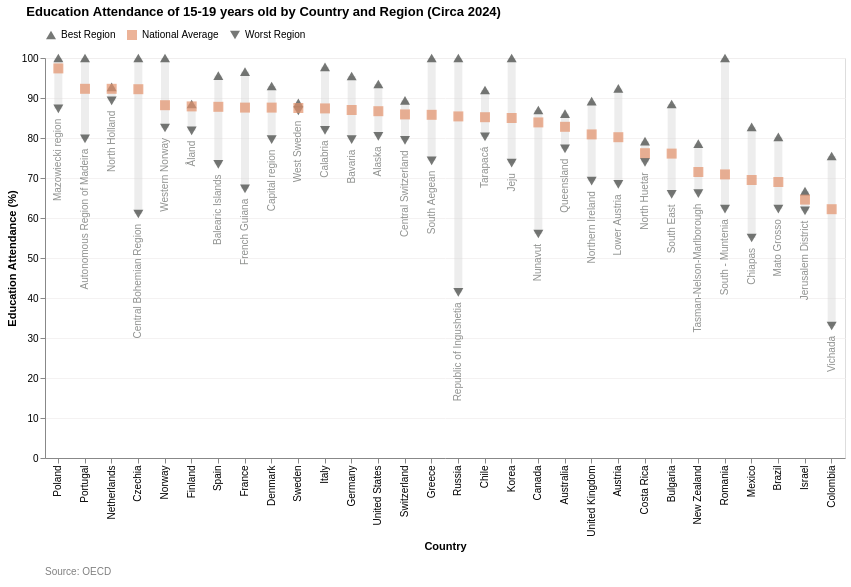

The notebook cell this image was saved under:
### Code cell
chart_enrollment = create_regional_variation_chart_no_norm(
    all_points_data, 
    country_order, 
    average_color=PRESETS['education-attendance']['color'], 
    chart_title="Education Attendance of 15-19 years old by Country and Region (Circa 2024)", 
    scale_domain=[0,100],
    y_title="Education Attendance (%)")
chart_enrollment.save("C:\\Users\\lopez\\github\\capp30239\\static_visualization_project\\graphs\\shape_education_regional_attendance_variation.svg")
chart_enrollment

### Figure 1 — Vega-Lite specification as saved in the notebook (floating-point values rounded to 4 significant figures)
{"config": {"view": {"continuousWidth": 300, "continuousHeight": 300}}, "vconcat": [{"layer": [{"data": {"name": "data-39a3755cd30564d9c4b5b09fce6ae65b"}, "mark": {"type": "rule", "opacity": 0.4, "stroke": "lightgray", "strokeWidth": 8}, "encoding": {"tooltip": [{"field": "Country", "title": "Country", "type": "nominal"}, {"aggregate": "min", "field": "Value", "title": "Worst Region Deviation", "type": "quantitative"}, {"aggregate": "max", "field": "Value", "title": "Best Region Deviation", "type": "quantitative"}], "x": {"axis": {"gridColor": "#f3f1f1e1"}, "field": "Country", "sort": ["Poland", "Portugal", "Netherlands", "Czechia", "Japan", "Norway", "Finland", "Spain", "France", "Denmark", "Sweden", "Italy", "Germany", "United States", "Switzerland", "Greece", "Russia", "Chile", "Korea", "Hungary", "Canada", "Australia", "United Kingdom", "Austria", "Costa Rica", "Bulgaria", "Türkiye", "New Zealand", "Romania", "Mexico", "Brazil", "Israel", "Colombia"], "title": "Country", "type": "nominal"}, "y": {"aggregate": "min", "axis": {"gridColor": "#f3f1f1e1"}, "field": "Value", "scale": {"domain": [0, 100]}, "type": "quantitative"}, "y2": {"aggregate": "max", "field": "Value"}}}, {"layer": [{"data": {"name": "data-c8cd08d118687cab1ff351af291c6561"}, "mark": {"type": "point", "filled": true, "size": 100}, "encoding": {"color": {"field": "Type", "legend": {"orient": "top"}, "scale": {"domain": ["Best Region", "National Average", "Worst Region"], "range": ["#3C3F3C", "#E4936D", "#3C3F3C"]}, "title": "", "type": "nominal"}, "shape": {"field": "Type", "legend": {"orient": "top"}, "scale": {"domain": ["Best Region", "National Average", "Worst Region"], "range": ["triangle-up", "square", "triangle-down"]}, "title": "", "type": "nominal"}, "tooltip": [{"field": "Country", "type": "nominal"}, {"field": "Type", "type": "nominal"}, {"field": "Value", "type": "quantitative"}, {"field": "WorstRegionName", "title": "Worst Region Name", "type": "nominal"}], "x": {"axis": {"gridColor": "#f3f1f1e1"}, "field": "Country", "sort": ["Poland", "Portugal", "Netherlands", "Czechia", "Japan", "Norway", "Finland", "Spain", "France", "Denmark", "Sweden", "Italy", "Germany", "United States", "Switzerland", "Greece", "Russia", "Chile", "Korea", "Hungary", "Canada", "Australia", "United Kingdom", "Austria", "Costa Rica", "Bulgaria", "Türkiye", "New Zealand", "Romania", "Mexico", "Brazil", "Israel", "Colombia"], "title": "Country", "type": "nominal"}, "y": {"field": "Value", "scale": {"domain": [0, 100]}, "title": "Education Attendance (%)", "type": "quantitative"}}}, {"data": {"name": "data-b4db9fc85c2ec626ae0f096e78708bc9"}, "mark": {"type": "text", "align": "right", "angle": 270, "color": "#3C3F3C91", "dx": -10, "dy": 0, "fontSize": 10}, "encoding": {"text": {"field": "WorstRegionName", "type": "nominal"}, "x": {"field": "Country", "sort": ["Poland", "Portugal", "Netherlands", "Czechia", "Japan", "Norway", "Finland", "Spain", "France", "Denmark", "Sweden", "Italy", "Germany", "United States", "Switzerland", "Greece", "Russia", "Chile", "Korea", "Hungary", "Canada", "Australia", "United Kingdom", "Austria", "Costa Rica", "Bulgaria", "Türkiye", "New Zealand", "Romania", "Mexico", "Brazil", "Israel", "Colombia"], "type": "nominal"}, "y": {"field": "Value", "type": "quantitative"}}}]}], "height": 400, "resolve": {"legend": {"color": "independent", "shape": "independent"}}, "title": {"text": "Education Attendance of 15-19 years old by Country and Region (Circa 2024)", "anchor": "start", "dx": 20, "offset": 10}, "width": 800}, {"data": {"name": "data-9de9b8125eee1bea1cb32d6ced1e9279"}, "mark": {"type": "text", "align": "left", "color": "gray", "dx": -400, "fontSize": 10}, "encoding": {"text": {"field": "source", "type": "nominal"}}, "height": 20, "width": 800}], "resolve": {"scale": {"color": "independent", "shape": "independent"}}, "spacing": 10, "$schema": "https://vega.github.io/schema/vega-lite/v5.20.1.json", "datasets": {"data-39a3755cd30564d9c4b5b09fce6ae65b": [{"Country": "Australia", "Value": 77.3, "Region name": "Queensland", "Type": "Worst Region", "Reference area": NaN, "WorstRegionName": "Queensland"}, {"Country": "Austria", "Value": 68.4, "Region name": "Lower Austria", "Type": "Worst Region", "Reference area": NaN, "WorstRegionName": "Lower Austria"}, {"Country": "Bulgaria", "Value": 65.9, "Region name": "South East", "Type": "Worst Region", "Reference area": NaN, "WorstRegionName": "South East"}, {"Country": "Brazil", "Value": 62.2, "Region name": "Mato Grosso", "Type": "Worst Region", "Reference area": NaN, "WorstRegionName": "Mato Grosso"}, {"Country": "Canada", "Value": 56.0, "Region name": "Nunavut", "Type": "Worst Region", "Reference area": NaN, "WorstRegionName": "Nunavut"}, {"Country": "Switzerland", "Value": 79.4, "Region name": "Central Switzerland", "Type": "Worst Region", "Reference area": NaN, "WorstRegionName": "Central Switzerland"}, {"Country": "Chile", "Value": 80.3, "Region name": "Tarapacá", "Type": "Worst Region", "Reference area": NaN, "WorstRegionName": "Tarapacá"}, {"Country": "Colombia", "Value": 33.0, "Region name": "Vichada", "Type": "Worst Region", "Reference area": NaN, "WorstRegionName": "Vichada"}, {"Country": "Costa Rica", "Value": 73.9, "Region name": "North Huetar", "Type": "Worst Region", "Reference area": NaN, "WorstRegionName": "North Huetar"}, {"Country": "Czechia", "Value": 61.0, "Region name": "Central Bohemian Region", "Type": "Worst Region", "Reference area": NaN, "WorstRegionName": "Central Bohemian Region"}, {"Country": "Germany", "Value": 79.6, "Region name": "Bavaria", "Type": "Worst Region", "Reference area": NaN, "WorstRegionName": "Bavaria"}, {"Country": "Denmark", "Value": 79.6, "Region name": "Capital region", "Type": "Worst Region", "Reference area": NaN, "WorstRegionName": "Capital region"}, {"Country": "Spain", "Value": 73.4, "Region name": "Balearic Islands", "Type": "Worst Region", "Reference area": NaN, "WorstRegionName": "Balearic Islands"}, {"Country": "Finland", "Value": 81.8, "Region name": "Åland", "Type": "Worst Region", "Reference area": NaN, "WorstRegionName": "Åland"}, {"Country": "France", "Value": 67.3, "Region name": "French Guiana", "Type": "Worst Region", "Reference area": NaN, "WorstRegionName": "French Guiana"}, {"Country": "United Kingdom", "Value": 69.2, "Region name": "Northern Ireland", "Type": "Worst Region", "Reference area": NaN, "WorstRegionName": "Northern Ireland"}, {"Country": "Greece", "Value": 74.3, "Region name": "South Aegean", "Type": "Worst Region", "Reference area": NaN, "WorstRegionName": "South Aegean"}, {"Country": "Israel", "Value": 61.8, "Region name": "Jerusalem District", "Type": "Worst Region", "Reference area": NaN, "WorstRegionName": "Jerusalem District"}, {"Country": "Italy", "Value": 81.9, "Region name": "Calabria", "Type": "Worst Region", "Reference area": NaN, "WorstRegionName": "Calabria"}, {"Country": "Korea", "Value": 73.7, "Region name": "Jeju", "Type": "Worst Region", "Reference area": NaN, "WorstRegionName": "Jeju"}, {"Country": "Mexico", "Value": 55.0, "Region name": "Chiapas", "Type": "Worst Region", "Reference area": NaN, "WorstRegionName": "Chiapas"}, {"Country": "Netherlands", "Value": 89.3, "Region name": "North Holland", "Type": "Worst Region", "Reference area": NaN, "WorstRegionName": "North Holland"}, {"Country": "Norway", "Value": 82.5, "Region name": "Western Norway", "Type": "Worst Region", "Reference area": NaN, "WorstRegionName": "Western Norway"}, {"Country": "New Zealand", "Value": 66.1, "Region name": "Tasman-Nelson-Marlborough", "Type": "Worst Region", "Reference area": NaN, "WorstRegionName": "Tasman-Nelson-Marlborough"}, {"Country": "Poland", "Value": 87.3, "Region name": "Mazowiecki region", "Type": "Worst Region", "Reference area": NaN, "WorstRegionName": "Mazowiecki region"}, {"Country": "Portugal", "Value": 79.8, "Region name": "Autonomous Region of Madeira", "Type": "Worst Region", "Reference area": NaN, "WorstRegionName": "Autonomous Region of Madeira"}, {"Country": "Romania", "Value": 62.2, "Region name": "South - Muntenia", "Type": "Worst Region", "Reference area": NaN, "WorstRegionName": "South - Muntenia"}, {"Country": "Russia", "Value": 41.4, "Region name": "Republic of Ingushetia", "Type": "Worst Region", "Reference area": NaN, "WorstRegionName": "Republic of Ingushetia"}, {"Country": "Sweden", "Value": 86.8, "Region name": "West Sweden", "Type": "Worst Region", "Reference area": NaN, "WorstRegionName": "West Sweden"}, {"Country": "United States", "Value": 80.4, "Region name": "Alaska", "Type": "Worst Region", "Reference area": NaN, "WorstRegionName": "Alaska"}, {"Country": "Australia", "Value": 86.1, "Region name": "Victoria", "Type": "Best Region", "Reference area": NaN, "WorstRegionName": "None"}, {"Country": "Austria", "Value": 92.4, "Region name": "Salzburg", "Type": "Best Region", "Reference area": NaN, "WorstRegionName": "None"}, {"Country": "Bulgaria", "Value": 88.5, "Region name": "South West", "Type": "Best Region", "Reference area": NaN, "WorstRegionName": "None"}, {"Country": "Brazil", "Value": 80.3, "Region name": "Distrito Federal", "Type": "Best Region", "Reference area": NaN, "WorstRegionName": "None"}, {"Country": "Canada", "Value": 87.0, "Region name": "Ontario", "Type": "Best Region", "Reference area": NaN, "WorstRegionName": "None"}, {"Country": "Switzerland", "Value": 89.4, "Region name": "Zurich", "Type": "Best Region", "Reference area": NaN, "WorstRegionName": "None"}, {"Country": "Chile", "Value": 92.0, "Region name": "Los Ríos", "Type": "Best Region", "Reference area": NaN, "WorstRegionName": "None"}, {"Country": "Colombia", "Value": 75.5, "Region name": "Bogotá Capital District", "Type": "Best Region", "Reference area": NaN, "WorstRegionName": "None"}, {"Country": "Costa Rica", "Value": 79.2, "Region name": "Brunca", "Type": "Best Region", "Reference area": NaN, "WorstRegionName": "None"}, {"Country": "Czechia", "Value": 100.0, "Region name": "Prague", "Type": "Best Region", "Reference area": NaN, "WorstRegionName": "None"}, {"Country": "Germany", "Value": 95.5, "Region name": "Bremen", "Type": "Best Region", "Reference area": NaN, "WorstRegionName": "None"}, {"Country": "Denmark", "Value": 93.0, "Region name": "Southern Denmark", "Type": "Best Region", "Reference area": NaN, "WorstRegionName": "None"}, {"Country": "Spain", "Value": 95.6, "Region name": "Navarra", "Type": "Best Region", "Reference area": NaN, "WorstRegionName": "None"}, {"Country": "Finland", "Value": 88.5, "Region name": "Western Finland", "Type": "Best Region", "Reference area": NaN, "WorstRegionName": "None"}, {"Country": "France", "Value": 96.6, "Region name": "Guadeloupe", "Type": "Best Region", "Reference area": NaN, "WorstRegionName": "None"}, {"Country": "United Kingdom", "Value": 89.2, "Region name": "Scotland", "Type": "Best Region", "Reference area": NaN, "WorstRegionName": "None"}, {"Country": "Greece", "Value": 100.0, "Region name": "Epirus", "Type": "Best Region", "Reference area": NaN, "WorstRegionName": "None"}, {"Country": "Israel", "Value": 66.7, "Region name": "Tel Aviv District", "Type": "Best Region", "Reference area": NaN, "WorstRegionName": "None"}, {"Country": "Italy", "Value": 97.8, "Region name": "Autonomous prov. Bolzano", "Type": "Best Region", "Reference area": NaN, "WorstRegionName": "None"}, {"Country": "Korea", "Value": 100.0, "Region name": "Chungcheong Region", "Type": "Best Region", "Reference area": NaN, "WorstRegionName": "None"}, {"Country": "Mexico", "Value": 82.8, "Region name": "Mexico City", "Type": "Best Region", "Reference area": NaN, "WorstRegionName": "None"}, {"Country": "Netherlands", "Value": 92.8, "Region name": "Overijssel", "Type": "Best Region", "Reference area": NaN, "WorstRegionName": "None"}, {"Country": "Norway", "Value": 100.0, "Region name": "Agder and Sør-Østlandet", "Type": "Best Region", "Reference area": NaN, "WorstRegionName": "None"}, {"Country": "New Zealand", "Value": 78.6, "Region name": "Auckland", "Type": "Best Region", "Reference area": NaN, "WorstRegionName": "None"}, {"Country": "Poland", "Value": 100.0, "Region name": "Lesser Poland", "Type": "Best Region", "Reference area": NaN, "WorstRegionName": "None"}, {"Country": "Portugal", "Value": 100.0, "Region name": "Metropolitan area of Lisbon", "Type": "Best Region", "Reference area": NaN, "WorstRegionName": "None"}, {"Country": "Romania", "Value": 100.0, "Region name": "Bucharest - Ilfov", "Type": "Best Region", "Reference area": NaN, "WorstRegionName": "None"}, {"Country": "Russia", "Value": 100.0, "Region name": "City of Moscow", "Type": "Best Region", "Reference area": NaN, "WorstRegionName": "None"}, {"Country": "Sweden", "Value": 88.8, "Region name": "North Middle Sweden", "Type": "Best Region", "Reference area": NaN, "WorstRegionName": "None"}, {"Country": "United States", "Value": 93.5, "Region name": "District of Columbia", "Type": "Best Region", "Reference area": NaN, "WorstRegionName": "None"}], "data-c8cd08d118687cab1ff351af291c6561": [{"Country": "Australia", "Value": 77.3, "Region name": "Queensland", "Type": "Worst Region", "Reference area": null, "WorstRegionName": "Queensland"}, {"Country": "Austria", "Value": 68.4, "Region name": "Lower Austria", "Type": "Worst Region", "Reference area": null, "WorstRegionName": "Lower Austria"}, {"Country": "Bulgaria", "Value": 65.9, "Region name": "South East", "Type": "Worst Region", "Reference area": null, "WorstRegionName": "South East"}, {"Country": "Brazil", "Value": 62.2, "Region name": "Mato Grosso", "Type": "Worst Region", "Reference area": null, "WorstRegionName": "Mato Grosso"}, {"Country": "Canada", "Value": 56.0, "Region name": "Nunavut", "Type": "Worst Region", "Reference area": null, "WorstRegionName": "Nunavut"}, {"Country": "Switzerland", "Value": 79.4, "Region name": "Central Switzerland", "Type": "Worst Region", "Reference area": null, "WorstRegionName": "Central Switzerland"}, {"Country": "Chile", "Value": 80.3, "Region name": "Tarapacá", "Type": "Worst Region", "Reference area": null, "WorstRegionName": "Tarapacá"}, {"Country": "Colombia", "Value": 33.0, "Region name": "Vichada", "Type": "Worst Region", "Reference area": null, "WorstRegionName": "Vichada"}, {"Country": "Costa Rica", "Value": 73.9, "Region name": "North Huetar", "Type": "Worst Region", "Reference area": null, "WorstRegionName": "North Huetar"}, {"Country": "Czechia", "Value": 61.0, "Region name": "Central Bohemian Region", "Type": "Worst Region", "Reference area": null, "WorstRegionName": "Central Bohemian Region"}, {"Country": "Germany", "Value": 79.6, "Region name": "Bavaria", "Type": "Worst Region", "Reference area": null, "WorstRegionName": "Bavaria"}, {"Country": "Denmark", "Value": 79.6, "Region name": "Capital region", "Type": "Worst Region", "Reference area": null, "WorstRegionName": "Capital region"}, {"Country": "Spain", "Value": 73.4, "Region name": "Balearic Islands", "Type": "Worst Region", "Reference area": null, "WorstRegionName": "Balearic Islands"}, {"Country": "Finland", "Value": 81.8, "Region name": "Åland", "Type": "Worst Region", "Reference area": null, "WorstRegionName": "Åland"}, {"Country": "France", "Value": 67.3, "Region name": "French Guiana", "Type": "Worst Region", "Reference area": null, "WorstRegionName": "French Guiana"}, {"Country": "United Kingdom", "Value": 69.2, "Region name": "Northern Ireland", "Type": "Worst Region", "Reference area": null, "WorstRegionName": "Northern Ireland"}, {"Country": "Greece", "Value": 74.3, "Region name": "South Aegean", "Type": "Worst Region", "Reference area": null, "WorstRegionName": "South Aegean"}, {"Country": "Israel", "Value": 61.8, "Region name": "Jerusalem District", "Type": "Worst Region", "Reference area": null, "WorstRegionName": "Jerusalem District"}, {"Country": "Italy", "Value": 81.9, "Region name": "Calabria", "Type": "Worst Region", "Reference area": null, "WorstRegionName": "Calabria"}, {"Country": "Korea", "Value": 73.7, "Region name": "Jeju", "Type": "Worst Region", "Reference area": null, "WorstRegionName": "Jeju"}, {"Country": "Mexico", "Value": 55.0, "Region name": "Chiapas", "Type": "Worst Region", "Reference area": null, "WorstRegionName": "Chiapas"}, {"Country": "Netherlands", "Value": 89.3, "Region name": "North Holland", "Type": "Worst Region", "Reference area": null, "WorstRegionName": "North Holland"}, {"Country": "Norway", "Value": 82.5, "Region name": "Western Norway", "Type": "Worst Region", "Reference area": null, "WorstRegionName": "Western Norway"}, {"Country": "New Zealand", "Value": 66.1, "Region name": "Tasman-Nelson-Marlborough", "Type": "Worst Region", "Reference area": null, "WorstRegionName": "Tasman-Nelson-Marlborough"}, {"Country": "Poland", "Value": 87.3, "Region name": "Mazowiecki region", "Type": "Worst Region", "Reference area": null, "WorstRegionName": "Mazowiecki region"}, {"Country": "Portugal", "Value": 79.8, "Region name": "Autonomous Region of Madeira", "Type": "Worst Region", "Reference area": null, "WorstRegionName": "Autonomous Region of Madeira"}, {"Country": "Romania", "Value": 62.2, "Region name": "South - Muntenia", "Type": "Worst Region", "Reference area": null, "WorstRegionName": "South - Muntenia"}, {"Country": "Russia", "Value": 41.4, "Region name": "Republic of Ingushetia", "Type": "Worst Region", "Reference area": null, "WorstRegionName": "Republic of Ingushetia"}, {"Country": "Sweden", "Value": 86.8, "Region name": "West Sweden", "Type": "Worst Region", "Reference area": null, "WorstRegionName": "West Sweden"}, {"Country": "United States", "Value": 80.4, "Region name": "Alaska", "Type": "Worst Region", "Reference area": null, "WorstRegionName": "Alaska"}, {"Country": "Australia", "Value": 86.1, "Region name": "Victoria", "Type": "Best Region", "Reference area": null, "WorstRegionName": "None"}, {"Country": "Austria", "Value": 92.4, "Region name": "Salzburg", "Type": "Best Region", "Reference area": null, "WorstRegionName": "None"}, {"Country": "Bulgaria", "Value": 88.5, "Region name": "South West", "Type": "Best Region", "Reference area": null, "WorstRegionName": "None"}, {"Country": "Brazil", "Value": 80.3, "Region name": "Distrito Federal", "Type": "Best Region", "Reference area": null, "WorstRegionName": "None"}, {"Country": "Canada", "Value": 87.0, "Region name": "Ontario", "Type": "Best Region", "Reference area": null, "WorstRegionName": "None"}, {"Country": "Switzerland", "Value": 89.4, "Region name": "Zurich", "Type": "Best Region", "Reference area": null, "WorstRegionName": "None"}, {"Country": "Chile", "Value": 92.0, "Region name": "Los Ríos", "Type": "Best Region", "Reference area": null, "WorstRegionName": "None"}, {"Country": "Colombia", "Value": 75.5, "Region name": "Bogotá Capital District", "Type": "Best Region", "Reference area": null, "WorstRegionName": "None"}, {"Country": "Costa Rica", "Value": 79.2, "Region name": "Brunca", "Type": "Best Region", "Reference area": null, "WorstRegionName": "None"}, {"Country": "Czechia", "Value": 100.0, "Region name": "Prague", "Type": "Best Region", "Reference area": null, "WorstRegionName": "None"}, {"Country": "Germany", "Value": 95.5, "Region name": "Bremen", "Type": "Best Region", "Reference area": null, "WorstRegionName": "None"}, {"Country": "Denmark", "Value": 93.0, "Region name": "Southern Denmark", "Type": "Best Region", "Reference area": null, "WorstRegionName": "None"}, {"Country": "Spain", "Value": 95.6, "Region name": "Navarra", "Type": "Best Region", "Reference area": null, "WorstRegionName": "None"}, {"Country": "Finland", "Value": 88.5, "Region name": "Western Finland", "Type": "Best Region", "Reference area": null, "WorstRegionName": "None"}, {"Country": "France", "Value": 96.6, "Region name": "Guadeloupe", "Type": "Best Region", "Reference area": null, "WorstRegionName": "None"}, {"Country": "United Kingdom", "Value": 89.2, "Region name": "Scotland", "Type": "Best Region", "Reference area": null, "WorstRegionName": "None"}, {"Country": "Greece", "Value": 100.0, "Region name": "Epirus", "Type": "Best Region", "Reference area": null, "WorstRegionName": "None"}, {"Country": "Israel", "Value": 66.7, "Region name": "Tel Aviv District", "Type": "Best Region", "Reference area": null, "WorstRegionName": "None"}, {"Country": "Italy", "Value": 97.8, "Region name": "Autonomous prov. Bolzano", "Type": "Best Region", "Reference area": null, "WorstRegionName": "None"}, {"Country": "Korea", "Value": 100.0, "Region name": "Chungcheong Region", "Type": "Best Region", "Reference area": null, "WorstRegionName": "None"}, {"Country": "Mexico", "Value": 82.8, "Region name": "Mexico City", "Type": "Best Region", "Reference area": null, "WorstRegionName": "None"}, {"Country": "Netherlands", "Value": 92.8, "Region name": "Overijssel", "Type": "Best Region", "Reference area": null, "WorstRegionName": "None"}, {"Country": "Norway", "Value": 100.0, "Region name": "Agder and Sør-Østlandet", "Type": "Best Region", "Reference area": null, "WorstRegionName": "None"}, {"Country": "New Zealand", "Value": 78.6, "Region name": "Auckland", "Type": "Best Region", "Reference area": null, "WorstRegionName": "None"}, {"Country": "Poland", "Value": 100.0, "Region name": "Lesser Poland", "Type": "Best Region", "Reference area": null, "WorstRegionName": "None"}, {"Country": "Portugal", "Value": 100.0, "Region name": "Metropolitan area of Lisbon", "Type": "Best Region", "Reference area": null, "WorstRegionName": "None"}, {"Country": "Romania", "Value": 100.0, "Region name": "Bucharest - Ilfov", "Type": "Best Region", "Reference area": null, "WorstRegionName": "None"}, {"Country": "Russia", "Value": 100.0, "Region name": "City of Moscow", "Type": "Best Region", "Reference area": null, "WorstRegionName": "None"}, {"Country": "Sweden", "Value": 88.8, "Region name": "North Middle Sweden", "Type": "Best Region", "Reference area": null, "WorstRegionName": "None"}, {"Country": "United States", "Value": 93.5, "Region name": "District of Columbia", "Type": "Best Region", "Reference area": null, "WorstRegionName": "None"}, {"Country": "Australia", "Value": 82.8, "Region name": null, "Type": "National Average", "Reference area": "Australia", "WorstRegionName": "None"}, {"Country": "Austria", "Value": 80.2, "Region name": null, "Type": "National Average", "Reference area": "Austria", "WorstRegionName": "None"}, {"Country": "Bulgaria", "Value": 76.1, "Region name": null, "Type": "National Average", "Reference area": "Bulgaria", "WorstRegionName": "None"}, {"Country": "Brazil", "Value": 69.0, "Region name": null, "Type": "National Average", "Reference area": "Brazil", "WorstRegionName": "None"}, {"Country": "Canada", "Value": 83.9, "Region name": null, "Type": "National Average", "Reference area": "Canada", "WorstRegionName": "None"}, {"Country": "Switzerland", "Value": 85.9, "Region name": null, "Type": "National Average", "Reference area": "Switzerland", "WorstRegionName": "None"}, {"Country": "Chile", "Value": 85.2, "Region name": null, "Type": "National Average", "Reference area": "Chile", "WorstRegionName": "None"}, {"Country": "Colombia", "Value": 62.2, "Region name": null, "Type": "National Average", "Reference area": "Colombia", "WorstRegionName": "None"}, {"Country": "Costa Rica", "Value": 76.2, "Region name": null, "Type": "National Average", "Reference area": "Costa Rica", "WorstRegionName": "None"}, {"Country": "Czechia", "Value": 92.2, "Region name": null, "Type": "National Average", "Reference area": "Czechia", "WorstRegionName": "None"}, {"Country": "Germany", "Value": 87.0, "Region name": null, "Type": "National Average", "Reference area": "Germany", "WorstRegionName": "None"}, {"Country": "Denmark", "Value": 87.6, "Region name": null, "Type": "National Average", "Reference area": "Denmark", "WorstRegionName": "None"}, {"Country": "Spain", "Value": 87.8, "Region name": null, "Type": "National Average", "Reference area": "Spain", "WorstRegionName": "None"}, {"Country": "Finland", "Value": 87.9, "Region name": null, "Type": "National Average", "Reference area": "Finland", "WorstRegionName": "None"}, {"Country": "France", "Value": 87.6, "Region name": null, "Type": "National Average", "Reference area": "France", "WorstRegionName": "None"}, {"Country": "United Kingdom", "Value": 80.9, "Region name": null, "Type": "National Average", "Reference area": "United Kingdom", "WorstRegionName": "None"}, {"Country": "Greece", "Value": 85.8, "Region name": null, "Type": "National Average", "Reference area": "Greece", "WorstRegionName": "None"}, {"Country": "Israel", "Value": 64.6, "Region name": null, "Type": "National Average", "Reference area": "Israel", "WorstRegionName": "None"}, {"Country": "Italy", "Value": 87.4, "Region name": null, "Type": "National Average", "Reference area": "Italy", "WorstRegionName": "None"}, {"Country": "Korea", "Value": 85.0, "Region name": null, "Type": "National Average", "Reference area": "Korea", "WorstRegionName": "None"}, {"Country": "Mexico", "Value": 69.5, "Region name": null, "Type": "National Average", "Reference area": "Mexico", "WorstRegionName": "None"}, {"Country": "Netherlands", "Value": 92.3, "Region name": null, "Type": "National Average", "Reference area": "Netherlands", "WorstRegionName": "None"}, {"Country": "Norway", "Value": 88.2, "Region name": null, "Type": "National Average", "Reference area": "Norway", "WorstRegionName": "None"}, {"Country": "New Zealand", "Value": 71.5, "Region name": null, "Type": "National Average", "Reference area": "New Zealand", "WorstRegionName": "None"}, {"Country": "Poland", "Value": 97.4, "Region name": null, "Type": "National Average", "Reference area": "Poland", "WorstRegionName": "None"}, {"Country": "Portugal", "Value": 92.3, "Region name": null, "Type": "National Average", "Reference area": "Portugal", "WorstRegionName": "None"}, {"Country": "Romania", "Value": 70.9, "Region name": null, "Type": "National Average", "Reference area": "Romania", "WorstRegionName": "None"}, {"Country": "Russia", "Value": 85.4, "Region name": null, "Type": "National Average", "Reference area": "Russia", "WorstRegionName": "None"}, {"Country": "Sweden", "Value": 87.5, "Region name": null, "Type": "National Average", "Reference area": "Sweden", "WorstRegionName": "None"}, {"Country": "United States", "Value": 86.7, "Region name": null, "Type": "National Average", "Reference area": "United States", "WorstRegionName": "None"}], "data-b4db9fc85c2ec626ae0f096e78708bc9": [{"Country": "Australia", "Value": 77.3, "Region name": "Queensland", "Type": "Worst Region", "Reference area": NaN, "WorstRegionName": "Queensland"}, {"Country": "Austria", "Value": 68.4, "Region name": "Lower Austria", "Type": "Worst Region", "Reference area": NaN, "WorstRegionName": "Lower Austria"}, {"Country": "Bulgaria", "Value": 65.9, "Region name": "South East", "Type": "Worst Region", "Reference area": NaN, "WorstRegionName": "South East"}, {"Country": "Brazil", "Value": 62.2, "Region name": "Mato Grosso", "Type": "Worst Region", "Reference area": NaN, "WorstRegionName": "Mato Grosso"}, {"Country": "Canada", "Value": 56.0, "Region name": "Nunavut", "Type": "Worst Region", "Reference area": NaN, "WorstRegionName": "Nunavut"}, {"Country": "Switzerland", "Value": 79.4, "Region name": "Central Switzerland", "Type": "Worst Region", "Reference area": NaN, "WorstRegionName": "Central Switzerland"}, {"Country": "Chile", "Value": 80.3, "Region name": "Tarapacá", "Type": "Worst Region", "Reference area": NaN, "WorstRegionName": "Tarapacá"}, {"Country": "Colombia", "Value": 33.0, "Region name": "Vichada", "Type": "Worst Region", "Reference area": NaN, "WorstRegionName": "Vichada"}, {"Country": "Costa Rica", "Value": 73.9, "Region name": "North Huetar", "Type": "Worst Region", "Reference area": NaN, "WorstRegionName": "North Huetar"}, {"Country": "Czechia", "Value": 61.0, "Region name": "Central Bohemian Region", "Type": "Worst Region", "Reference area": NaN, "WorstRegionName": "Central Bohemian Region"}, {"Country": "Germany", "Value": 79.6, "Region name": "Bavaria", "Type": "Worst Region", "Reference area": NaN, "WorstRegionName": "Bavaria"}, {"Country": "Denmark", "Value": 79.6, "Region name": "Capital region", "Type": "Worst Region", "Reference area": NaN, "WorstRegionName": "Capital region"}, {"Country": "Spain", "Value": 73.4, "Region name": "Balearic Islands", "Type": "Worst Region", "Reference area": NaN, "WorstRegionName": "Balearic Islands"}, {"Country": "Finland", "Value": 81.8, "Region name": "Åland", "Type": "Worst Region", "Reference area": NaN, "WorstRegionName": "Åland"}, {"Country": "France", "Value": 67.3, "Region name": "French Guiana", "Type": "Worst Region", "Reference area": NaN, "WorstRegionName": "French Guiana"}, {"Country": "United Kingdom", "Value": 69.2, "Region name": "Northern Ireland", "Type": "Worst Region", "Reference area": NaN, "WorstRegionName": "Northern Ireland"}, {"Country": "Greece", "Value": 74.3, "Region name": "South Aegean", "Type": "Worst Region", "Reference area": NaN, "WorstRegionName": "South Aegean"}, {"Country": "Israel", "Value": 61.8, "Region name": "Jerusalem District", "Type": "Worst Region", "Reference area": NaN, "WorstRegionName": "Jerusalem District"}, {"Country": "Italy", "Value": 81.9, "Region name": "Calabria", "Type": "Worst Region", "Reference area": NaN, "WorstRegionName": "Calabria"}, {"Country": "Korea", "Value": 73.7, "Region name": "Jeju", "Type": "Worst Region", "Reference area": NaN, "WorstRegionName": "Jeju"}, {"Country": "Mexico", "Value": 55.0, "Region name": "Chiapas", "Type": "Worst Region", "Reference area": NaN, "WorstRegionName": "Chiapas"}, {"Country": "Netherlands", "Value": 89.3, "Region name": "North Holland", "Type": "Worst Region", "Reference area": NaN, "WorstRegionName": "North Holland"}, {"Country": "Norway", "Value": 82.5, "Region name": "Western Norway", "Type": "Worst Region", "Reference area": NaN, "WorstRegionName": "Western Norway"}, {"Country": "New Zealand", "Value": 66.1, "Region name": "Tasman-Nelson-Marlborough", "Type": "Worst Region", "Reference area": NaN, "WorstRegionName": "Tasman-Nelson-Marlborough"}, {"Country": "Poland", "Value": 87.3, "Region name": "Mazowiecki region", "Type": "Worst Region", "Reference area": NaN, "WorstRegionName": "Mazowiecki region"}, {"Country": "Portugal", "Value": 79.8, "Region name": "Autonomous Region of Madeira", "Type": "Worst Region", "Reference area": NaN, "WorstRegionName": "Autonomous Region of Madeira"}, {"Country": "Romania", "Value": 62.2, "Region name": "South - Muntenia", "Type": "Worst Region", "Reference area": NaN, "WorstRegionName": "South - Muntenia"}, {"Country": "Russia", "Value": 41.4, "Region name": "Republic of Ingushetia", "Type": "Worst Region", "Reference area": NaN, "WorstRegionName": "Republic of Ingushetia"}, {"Country": "Sweden", "Value": 86.8, "Region name": "West Sweden", "Type": "Worst Region", "Reference area": NaN, "WorstRegionName": "West Sweden"}, {"Country": "United States", "Value": 80.4, "Region name": "Alaska", "Type": "Worst Region", "Reference area": NaN, "WorstRegionName": "Alaska"}], "data-9de9b8125eee1bea1cb32d6ced1e9279": [{"source": "Source: OECD"}]}}
